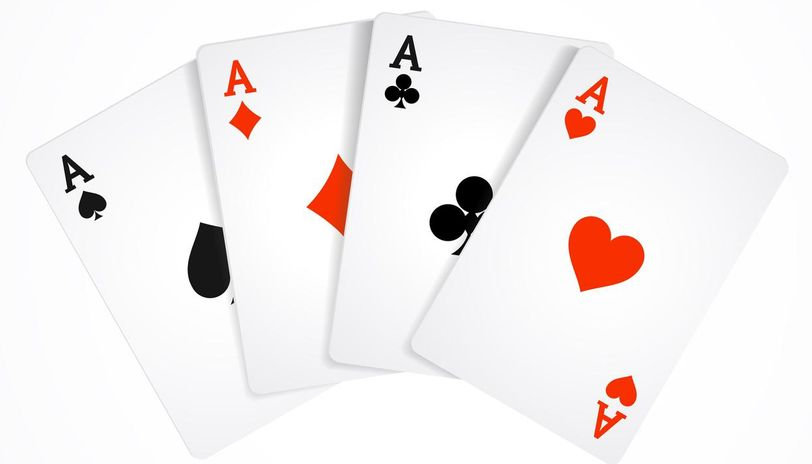
#> input picture Resources and Stock/Cards.jpeg, 812 x 464 px
$ python 'Getting Part of An Image.py'
#> lines starting #> are read from the running program, lines starting #| are printed output that depends on the picture
import cv2
import numpy


img = cv2.imread('Resources and Stock/Cards.jpeg')
#> img is the input picture: shape (464, 812, 3); mean B, G, R 239.5, 239.9, 244.4
width = 236
height = 351
Point1 = numpy.float32([[587, 49], [787, 166], [412, 347], [611, 462]])
Point2 = numpy.float32([[0, 0], [width, 0], [0, height], [width, height]])
matrix = cv2.getPerspectiveTransform(Point1, Point2)
OutPut_Image = cv2.warpPerspective(img, matrix, (width, height))
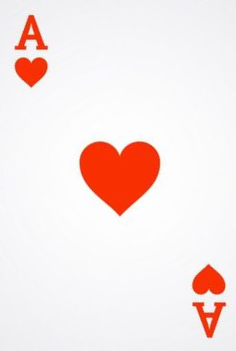
#> OutPut_Image: shape (351, 236, 3); mean B, G, R 229.5, 231.8, 246.7

cv2.imshow('Edited Image', OutPut_Image)
cv2.imshow('Original Image', img)
cv2.waitKey()
